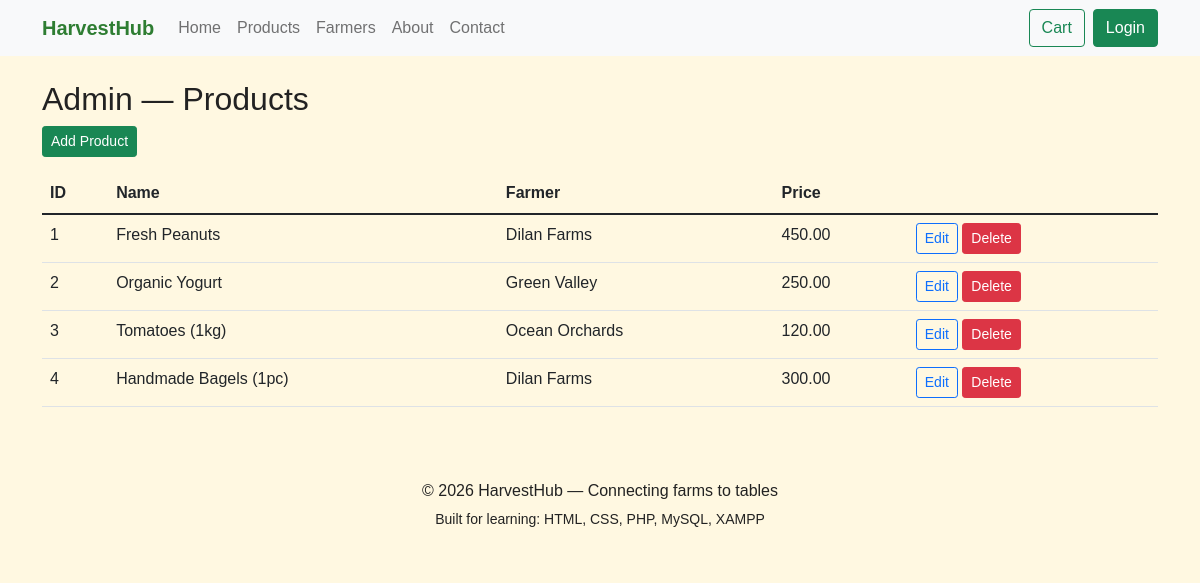
The app's page /admin/index.php with its own data.
### tables this page shows
CREATE TABLE IF NOT EXISTS products (
  id INT AUTO_INCREMENT PRIMARY KEY,
  farmer_id INT DEFAULT NULL,
  name VARCHAR(200) NOT NULL,
  short_description TEXT,
  price DECIMAL(10,2) NOT NULL DEFAULT 0,
  image VARCHAR(255) DEFAULT 'img1.jpg',
  created_at DATETIME DEFAULT CURRENT_TIMESTAMP,
  FOREIGN KEY (farmer_id) REFERENCES farmers(id) ON DELETE SET NULL
);

CREATE TABLE IF NOT EXISTS farmers (
  id INT AUTO_INCREMENT PRIMARY KEY,
  name VARCHAR(120) NOT NULL,
  location VARCHAR(150),
  contact VARCHAR(80),
  image VARCHAR(255) DEFAULT 'img2.jpg'
);

### admin/index.php (the view, shortened to what this page needs)
<?php
require_once __DIR__ . '/../includes/db.php';
include __DIR__ . '/../includes/header.php';
$res = $mysqli->query("SELECT p.*, f.name as farmer_name FROM products p LEFT JOIN farmers f ON p.farmer_id=f.id");
?>
<h2>Admin — Products</h2>
<a href="products-edit.php" class="btn btn-sm btn-success mb-3">Add Product</a>
<table class="table">
  <thead><tr><th>ID</th><th>Name</th><th>Farmer</th><th>Price</th><th></th></tr></thead>
  <tbody>
    <?php while ($p = $res->fetch_assoc()): ?>
      <tr>
        <td><?php echo $p['id']; ?></td>
        <td><?php echo htmlspecialchars($p['name']); ?></td>
        <td><?php echo htmlspecialchars($p['farmer_name']); ?></td>
        <td><?php echo number_format($p['price'],2); ?></td>
        <td><a href="products-edit.php?id=<?php echo $p['id']; ?>" class="btn btn-sm btn-outline-primary">Edit</a>
            <a href="?delete=<?php echo $p['id']; ?>" class="btn btn-sm btn-danger">Delete</a></td>
      </tr>
    <?php endwhile; ?>
  </tbody>
</table>
<?php include __DIR__ . '/../includes/footer.php'; ?>

### includes/header.php (shortened to what this page needs)
<!doctype html>
<html lang="en">
<head>
    <link href="https://cdn.jsdelivr.net/npm/bootstrap@5.1.1/dist/css/bootstrap.min.css" rel="stylesheet">
    <link rel="stylesheet" href="/harvesthub/css/style.css">
</head>
<body>
<nav class="navbar navbar-expand-lg navbar-light bg-light">
  <div class="container">
    <a class="navbar-brand" href="/harvesthub/index.php">HarvestHub</a>
    <div class="collapse navbar-collapse" id="navMenu">
      <ul class="navbar-nav me-auto mb-2 mb-lg-0">
        <li class="nav-item"><a class="nav-link" href="/harvesthub/index.php">Home</a></li>
        <li class="nav-item"><a class="nav-link" href="/harvesthub/products.php">Products</a></li>
        <li class="nav-item"><a class="nav-link" href="/harvesthub/farmers.php">Farmers</a></li>
        <li class="nav-item"><a class="nav-link" href="/harvesthub/about.php">About</a></li>
        <li class="nav-item"><a class="nav-link" href="/harvesthub/contact.php">Contact</a></li>
      </ul>
      <div class="d-flex align-items-center">
        <a href="/harvesthub/cart.php" class="btn btn-outline-success me-2">Cart</a>
        <?php if (!empty($_SESSION['user'])): ?>
          <span class="me-2">Hello, <?php echo htmlspecialchars($_SESSION['user']['name']); ?></span>
          <a href="/harvesthub/logout.php" class="btn btn-sm btn-secondary">Logout</a>
        <?php else: ?>
          <a href="/harvesthub/login.php" class="btn btn-success">Login</a>
        <?php endif; ?>
      </div>
    </div>
  </div>
</nav>
<main class="container my-4">

### includes/footer.php (shortened to what this page needs)
  </main>
  <footer class="site-footer bg-cream py-4 mt-5">
    <div class="container text-center">
      <p class="mb-1">&copy; <?php echo date('Y'); ?> HarvestHub — Connecting farms to tables</p>
      <small>Built for learning: HTML, CSS, PHP, MySQL, XAMPP</small>
    </div>
  </footer>
</body>
</html>

### css/style.css (style rules this page uses)
:root { --green:#2E7D32; --light-green:#A5D6A7; --cream:#FFF8E1; --brown:#6D4C41; }
body { background:var(--cream);color:#222;font-family:Arial,Helvetica,sans-serif }
.navbar-brand { color:var(--green)!important;font-weight:700 }
.site-footer { background:transparent }
.bg-cream { background:var(--cream) }

### records on screen
products: id "1", name "Fresh Peanuts", farmer.name "Dilan Farms", price "450.00"
products: id "2", name "Organic Yogurt", farmer.name "Green Valley", price "250.00"
products: id "3", name "Tomatoes (1kg)", farmer.name "Ocean Orchards", price "120.00"
products: id "4", name "Handmade Bagels (1pc)", farmer.name "Dilan Farms", price "300.00"
